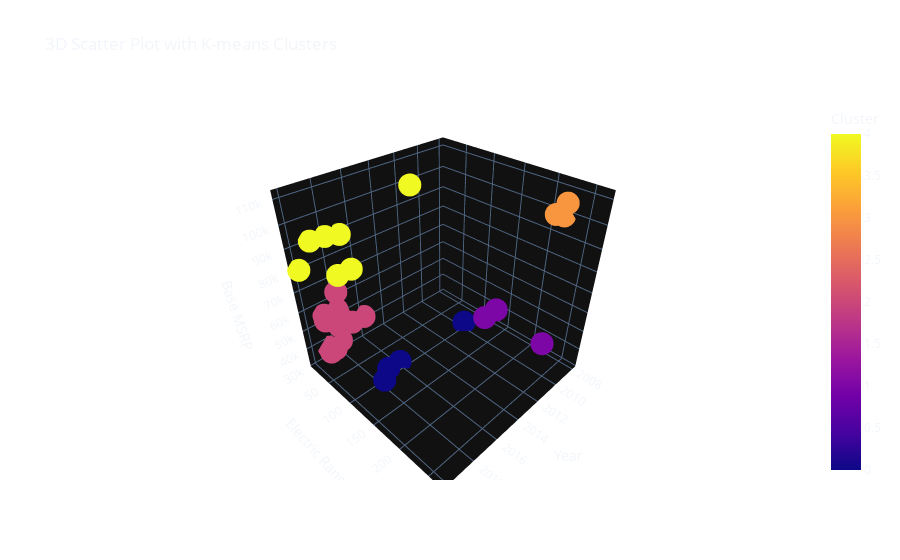

The notebook cell saved with this chart:
### Code cell
# 3D Kmeans
data_3d_kmeans = data[data['Base MSRP']<180000][['Make', 'Model Year', 'Base MSRP', 'Electric Range']]
data_3d_kmeans_copy = data_3d_kmeans.copy()
X = data_3d_kmeans[['Model Year', 'Base MSRP', 'Electric Range']]

scaler = MinMaxScaler()                           # new
scaled_features_3D = scaler.fit_transform(X)    # new

# K-means clustering
def kmeans_d(dt, axs=None):
    sil = []
    for i in range(3, 11):
        num_clusters = i
        # Fit K-means clustering model
        model = KMeans(n_clusters=num_clusters, random_state=42)
        data_3d_kmeans["Cluster"] = model.fit_predict(scaled_features_3D)
        centroids = model.cluster_centers_
        labels = model.labels_

        score = silhouette_score(scaled_features_3D, labels)
        sil.append(score)
        # print(score)
        print(f"inertia: {model.inertia_:.2f},  accuracy: {score:.2f}")

        if i == 5:
            data_3d_kmeans_copy["Cluster"] = model.fit_predict(scaled_features_3D)
            data_3d_kmeans_copy['label'] = labels
            fig = px.scatter_3d(data_3d_kmeans_copy, x="Model Year", y="Electric Range", z="Base MSRP", color="Cluster",
                                title="3D Scatter Plot with K-means Clusters",
                                labels={"Model Year": "Year"}).update_layout(
                template='plotly_dark',
                plot_bgcolor='rgba(0, 0, 0, 0)',
                paper_bgcolor='rgba(0, 0, 0, 0)',
            )
            fig.show()
    return sil
sc3d = kmeans_d(scaled_features_3D)

### Figure 1 — Plotly figure (JSON) as saved in the notebook; plotly's stock layout.template omitted (floating-point values rounded to 4 significant figures; data arrays with more than 128 entries replaced by an {"elided": "..."} marker saying what was removed)
{"data": [{"hovertemplate": "Year=%{x}<br>Electric Range=%{y}<br>Base MSRP=%{z}<br>Cluster=%{marker.color}<extra></extra>", "legendgroup": "", "marker": {"color": {"elided": "3407 int values"}, "coloraxis": "coloraxis", "symbol": "circle"}, "mode": "markers", "name": "", "scene": "scene", "showlegend": false, "x": {"elided": "3407 int values"}, "y": {"elided": "3407 float values"}, "z": {"elided": "3407 float values"}, "type": "scatter3d"}], "layout": {"scene": {"domain": {"x": [0.0, 1.0], "y": [0.0, 1.0]}, "xaxis": {"title": {"text": "Year"}}, "yaxis": {"title": {"text": "Electric Range"}}, "zaxis": {"title": {"text": "Base MSRP"}}}, "coloraxis": {"colorbar": {"title": {"text": "Cluster"}}, "colorscale": [[0.0, "#0d0887"], [0.1111, "#46039f"], [0.2222, "#7201a8"], [0.3333, "#9c179e"], [0.4444, "#bd3786"], [0.5556, "#d8576b"], [0.6667, "#ed7953"], [0.7778, "#fb9f3a"], [0.8889, "#fdca26"], [1.0, "#f0f921"]]}, "legend": {"tracegroupgap": 0}, "title": {"text": "3D Scatter Plot with K-means Clusters"}, "plot_bgcolor": "rgba(0, 0, 0, 0)", "paper_bgcolor": "rgba(0, 0, 0, 0)"}}
